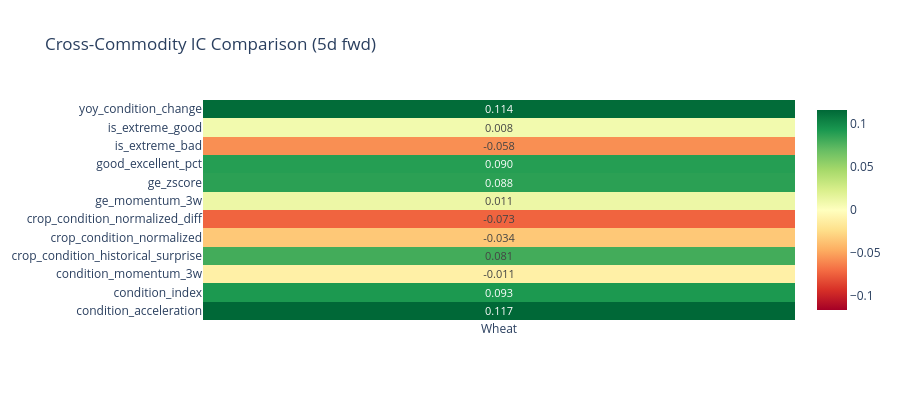

This figure's notebook cell:
### Markdown cell above
---
## 7. Multi-Commodity Summary & Recommendation
Cross-commodity signal ranking and final actionable recommendation.

### Code cell
print('Cross-Commodity Signal Comparison (5d forward):')
cross_summary = []
for cmd in COMMODITIES:
    qdf = master.get(cmd+'_quality')
    if qdf is not None:
        for _, row in qdf[qdf['horizon']=='5d'].iterrows():
            cross_summary.append({'commodity':COMMODITIES[cmd]['name'],'signal':row['signal'],
                'IC':row['IC'],'ICIR':row['ICIR'],'hit_rate':row['hit_rate'],'turnover':row['turnover'],'n':row['n']})
cdf = pd.DataFrame(cross_summary).sort_values('IC',ascending=False,key=abs)
display(cdf.head(20).style.format({'IC':'{:.4f}','ICIR':'{:.2f}','hit_rate':'{:.1%}','turnover':'{:.1%}'}))

# Heatmap
if len(cdf)>0:
    pivot = cdf.pivot_table(index='signal',columns='commodity',values='IC')
    fig = go.Figure(go.Heatmap(z=pivot.values, x=pivot.columns, y=pivot.index,
        colorscale='RdYlGn', zmid=0,
        text=[[f'{v:.3f}' if not pd.isna(v) else '' for v in row] for row in pivot.values],
        texttemplate='%{text}', textfont=dict(size=11)))
    fig.update_layout(title='Cross-Commodity IC Comparison (5d fwd)',template='plotly_white',height=400)
    fig.show()

### Figure 1 — Plotly figure (JSON) as saved in the notebook; plotly's stock layout.template omitted (floating-point values rounded to 4 significant figures)
{"data": [{"colorscale": [[0, "rgb(165,0,38)"], [0.1, "rgb(215,48,39)"], [0.2, "rgb(244,109,67)"], [0.3, "rgb(253,174,97)"], [0.4, "rgb(254,224,139)"], [0.5, "rgb(255,255,191)"], [0.6, "rgb(217,239,139)"], [0.7, "rgb(166,217,106)"], [0.8, "rgb(102,189,99)"], [0.9, "rgb(26,152,80)"], [1, "rgb(0,104,55)"]], "text": [["0.117"], ["0.093"], ["-0.011"], ["0.081"], ["-0.034"], ["-0.073"], ["0.011"], ["0.088"], ["0.090"], ["-0.058"], ["0.008"], ["0.114"]], "textfont": {"size": 11}, "texttemplate": "%{text}", "type": "heatmap", "x": ["Wheat"], "y": ["condition_acceleration", "condition_index", "condition_momentum_3w", "crop_condition_historical_surprise", "crop_condition_normalized", "crop_condition_normalized_diff", "ge_momentum_3w", "ge_zscore", "good_excellent_pct", "is_extreme_bad", "is_extreme_good", "yoy_condition_change"], "z": [[0.1166], [0.09271], [-0.01132], [0.08069], [-0.03438], [-0.07326], [0.01123], [0.08792], [0.08978], [-0.05767], [0.007766], [0.1145]], "zmid": 0}], "layout": {"height": 400, "title": {"text": "Cross-Commodity IC Comparison (5d fwd)"}}}
